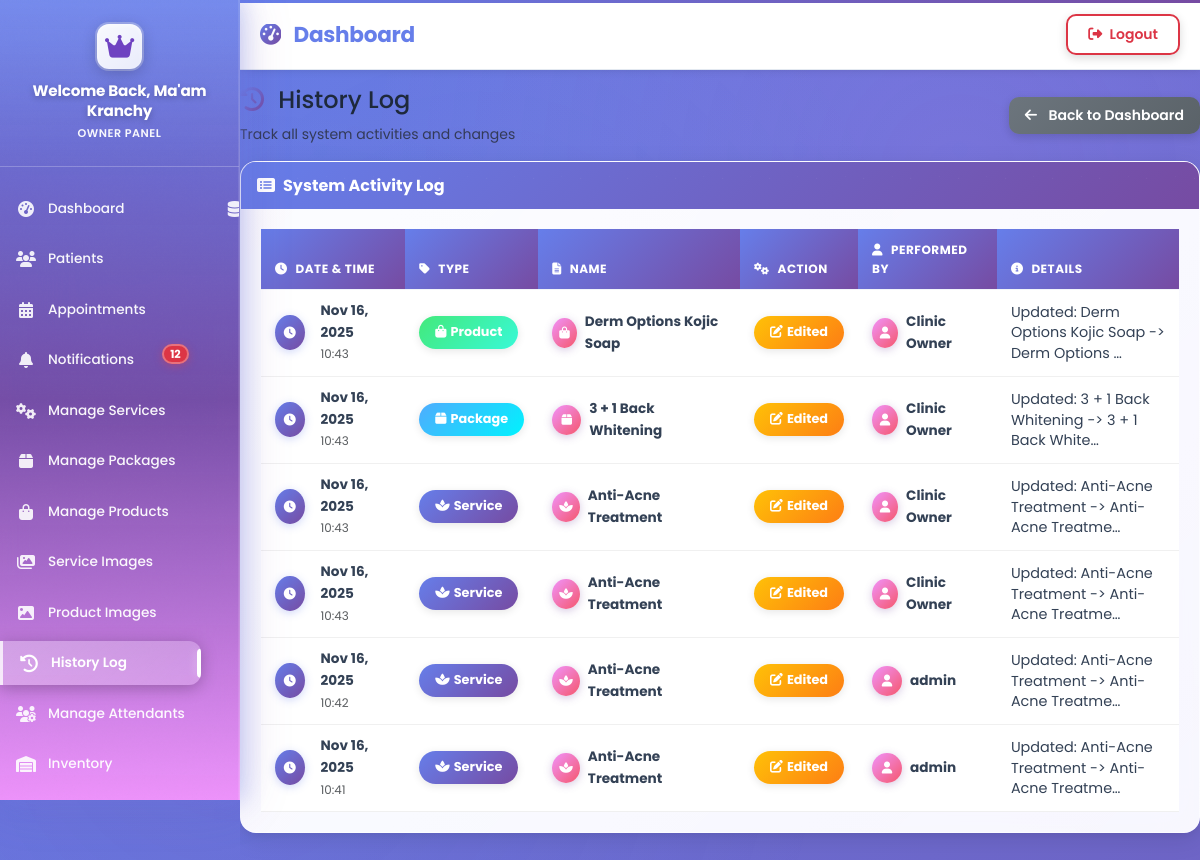
Page /owner/history-log/ (signed in) on the committed database.
### services/models.py (models this page shows, shortened)
class HistoryLog(models.Model):
    TYPE_CHOICES = [
        ('Service', 'Service'),
        ('Product', 'Product'),
        ('Package', 'Package'),
    ]
    ACTION_CHOICES = [
        ('Added', 'Added'),
        ('Edited', 'Edited'),
        ('Deleted', 'Deleted'),
        ('Availed', 'Availed'),
    ]
    datetime = models.DateTimeField(auto_now_add=True)
    type = models.CharField(max_length=10, choices=TYPE_CHOICES)
    name = models.CharField(max_length=255)
    action = models.CharField(max_length=10, choices=ACTION_CHOICES)
    performed_by = models.CharField(max_length=255)
    details = models.TextField(blank=True, null=True)
    related_id = models.IntegerField(blank=True, null=True)
    class Meta:
        db_table = 'history_log'
        ordering = ['-datetime']

### owner/views.py (the view)
# urls.py: path('history-log/', views.owner_view_history_log, name='history_log'),
@login_required(login_url='/accounts/login/owner/')
@user_passes_test(is_owner, login_url='/accounts/login/owner/')
def owner_view_history_log(request):
    from services.models import HistoryLog
    from django.db.models import Q
    from accounts.models import User, Attendant
    patient_filter = request.GET.get('patient', '')
    treatment_filter = request.GET.get('treatment', '')
    attendant_filter = request.GET.get('attendant', '')
    year_filter = request.GET.get('year', '')
    type_filter = request.GET.get('type', '')
    history_logs = HistoryLog.objects.all()
    if patient_filter:
        history_logs = history_logs.filter(
            Q(details__icontains=patient_filter) |
            Q(performed_by__icontains=patient_filter)
        )
    if treatment_filter:
        history_logs = history_logs.filter(
            Q(name__icontains=treatment_filter) |
            Q(details__icontains=treatment_filter)
        )
    if attendant_filter:
        history_logs = history_logs.filter(
            Q(details__icontains=attendant_filter) |
            Q(performed_by__icontains=attendant_filter)
        )
    if year_filter:
        history_logs = history_logs.filter(datetime__year=year_filter)
    if type_filter:
        history_logs = history_logs.filter(type=type_filter)
    history_logs = history_logs.order_by('-datetime')
    years = HistoryLog.objects.dates('datetime', 'year', order='DESC').values_list('datetime__year', flat=True).distinct()
    patients = User.objects.filter(user_type='patient').order_by('first_name', 'last_name')
    attendants = Attendant.objects.all().order_by('first_name', 'last_name')
    context = {
        'history_logs': history_logs,
        'patient_filter': patient_filter,
        'treatment_filter': treatment_filter,
        'attendant_filter': attendant_filter,
        'year_filter': year_filter,
        'type_filter': type_filter,
        'years': years,
        'patients': patients,
        'attendants': attendants,
    }
    return render(request, 'owner/history_log.html', context)

### appointments/context_processors.py (called while the page is built)
def notification_count(request):
    if request.user.is_authenticated:
        if request.user.user_type == 'admin':
            count = Notification.objects.filter(patient__isnull=True, is_read=False).count()
        elif request.user.user_type == 'owner':
            count = Notification.objects.filter(patient__isnull=True, is_read=False).count()
        elif request.user.user_type == 'attendant':
            count = Notification.objects.filter(
                (Q(patient=request.user) | Q(patient__isnull=True)),
                is_read=False
            ).count()
        else:
            count = Notification.objects.filter(patient=request.user, is_read=False).count()
    else:
        count = 0
    return {
        'notification_count': count
    }

### owner/views.py (called while the page is built)
def is_owner(user):
    return user.is_authenticated and user.user_type in ('owner', 'admin')

### templates/owner/history_log.html (shortened to what this page needs)
{% extends 'owner/base.html' %}
{% load static %}
{% block content %}
<div class="d-flex justify-content-between align-items-center mb-4">
    <div>
        <h3 class="mb-2">
            <i class="fas fa-history me-2" style="background: var(--gradient-primary); -webkit-background-clip: text; -webkit-text-fill-color: transparent; background-clip: text;"></i>
            History Log
        </h3>
        <p class="text-muted mb-0">Track all system activities and changes</p>
    </div>
    <a href="{% url 'owner:dashboard' %}" class="btn btn-secondary">
        <i class="fas fa-arrow-left me-2"></i> Back to Dashboard
    </a>
</div>
<div class="card">
    <div class="card-header">
        <h5 class="mb-0">
            <i class="fas fa-list-alt me-2"></i>System Activity Log
        </h5>
    </div>
    <div class="card-body">
        {% if history_logs %}
            <div class="table-responsive">
                <table class="table">
                    <thead>
                        <tr>
                            <th><i class="fas fa-clock me-2"></i>Date & Time</th>
                            <th><i class="fas fa-tag me-2"></i>Type</th>
                            <th><i class="fas fa-file-alt me-2"></i>Name</th>
                            <th><i class="fas fa-cogs me-2"></i>Action</th>
                            <th><i class="fas fa-user me-2"></i>Performed By</th>
                            <th><i class="fas fa-info-circle me-2"></i>Details</th>
                        </tr>
                    </thead>
                    <tbody>
                        {% for log in history_logs %}
                        <tr>
                            <td>
                                <div class="d-flex align-items-center">
                                    <div class="log-icon me-3">
                                        <i class="fas fa-clock"></i>
                                    </div>
                                    <div>
                                        <strong>{{ log.datetime|date:"M d, Y" }}</strong><br>
                                        <small class="text-muted">{{ log.datetime|date:"H:i" }}</small>
                                    </div>
                                </div>
                            </td>
                            <td>
                                <span class="type-badge type-{{ log.type|lower }}">
                                    <i class="fas fa-{% if log.type == 'Service' %}spa{% elif log.type == 'Product' %}shopping-bag{% elif log.type == 'Package' %}box{% else %}info-circle{% endif %} me-1"></i>
                                    {{ log.type }}
                                </span>
                            </td>
                            <td>
                                <div class="d-flex align-items-center">
                                    <div class="item-icon me-2">
                                        <i class="fas fa-{% if log.type == 'Service' %}spa{% elif log.type == 'Product' %}shopping-bag{% elif log.type == 'Package' %}box{% else %}file{% endif %}"></i>
                                    </div>
                                    <strong>{{ log.name }}</strong>
                                </div>
                            </td>
                            <td>
                                <span class="action-badge action-{{ log.action|lower }}">
                                    <i class="fas fa-{% if log.action == 'Added' %}plus{% elif log.action == 'Edited' %}edit{% elif log.action == 'Deleted' %}trash{% else %}info{% endif %} me-1"></i>
                                    {{ log.action }}
                                </span>
                            </td>
                            <td>
                                <div class="d-flex align-items-center">
                                    <div class="user-avatar me-2">
                                        <i class="fas fa-user"></i>
                                    </div>
                                    <strong>{{ log.performed_by }}</strong>
                                </div>
                            </td>
                            <td>
                                <div class="details-text">
                                    {{ log.details|truncatechars:50|default:"No details available" }}
                                </div>
                            </td>
                        </tr>
                        {% endfor %}
                    </tbody>
                </table>
            </div>
        {% else %}
            <div class="text-center py-5">
                <i class="fas fa-history fa-3x text-muted mb-3"></i>
                <h5 class="text-muted">No history logs found</h5>
                <p class="text-muted">System activities will appear here once they occur.</p>
            </div>
        {% endif %}
    </div>
</div>
{% endblock %}

### static/css/style.css (style rules this page uses)
:root { --primary-color: #6f42c1; --secondary-color: #bb8fce; --dark-color: #2c003e; --light-color: #f4ecf7; }
html { scroll-behavior: smooth; scroll-padding-top: 80px; }
* { scroll-behavior: smooth; }
body { scroll-behavior: smooth; -webkit-overflow-scrolling: touch; }
body { font-family: 'Poppins', sans-serif; color: #333; line-height: 1.6; padding-top: 70px; }

### static/css/owner-ui-improvements.css (style rules this page uses)
:root { --primary-gradient: linear-gradient(135deg, #667eea 0%, #764ba2 100%); --card-shadow: 0 2px 8px rgba(0, 0, 0, 0.08); --card-shadow-hover: 0 8px 20px rgba(102, 126, 234, 0.2); --border-radius: 12px; --spacing-sm: 0.75rem; --spacing-md: 1rem; --spacing-lg: 1.25rem; }
.card { border-radius: var(--border-radius); box-shadow: var(--card-shadow); border: 1px solid rgba(102, 126, 234, 0.1); margin-bottom: var(--spacing-md); transition: all 0.3s ease; }
.card-header { background: var(--primary-gradient); color: white; padding: var(--spacing-md) var(--spacing-lg); border-bottom: none; border-radius: var(--border-radius) var(--border-radius) 0 0; }
.card-header h5 { margin: 0; font-size: 1rem; font-weight: 600; }
.card-body { padding: var(--spacing-lg); }
.d-flex.justify-content-between.align-items-center.mb-4 { margin-bottom: var(--spacing-md) !important; }
.d-flex.justify-content-between.align-items-center h3 { font-size: 1.5rem; margin-bottom: 0.25rem; }
.d-flex.justify-content-between.align-items-center p { font-size: 0.875rem; margin-bottom: 0; }
.table { font-size: 0.875rem; margin-bottom: 0; }
.table thead th { background: var(--primary-gradient); color: white; padding: 0.75rem; font-size: 0.8125rem; font-weight: 600; border: none; text-transform: uppercase; letter-spacing: 0.5px; }
.table tbody td { padding: 0.75rem; vertical-align: middle; border-bottom: 1px solid #f0f0f0; }
.table tbody tr { transition: background-color 0.2s ease; }
.btn { font-size: 0.875rem; padding: 0.5rem 1rem; border-radius: 8px; font-weight: 600; transition: all 0.3s ease; border: none; }
.btn-secondary { background: linear-gradient(135deg, #6c757d 0%, #5a6268 100%); color: white; }
.mb-4 { margin-bottom: 1rem !important; }
.mb-2 { margin-bottom: 0.5rem !important; }

### templates/owner/history_log.html (style rules this page uses)
.log-icon { width: 35px; height: 35px; background: var(--gradient-primary); border-radius: 50%; display: flex; align-items: center; justify-content: center; color: white; font-size: 12px; box-shadow: 0 2px 8px rgba(102, 126, 234, 0.3); }
.item-icon { width: 30px; height: 30px; background: var(--gradient-secondary); border-radius: 50%; display: flex; align-items: center; justify-content: center; color: white; font-size: 12px; box-shadow: 0 2px 8px rgba(118, 75, 162, 0.3); }
.type-badge { padding: 0.4rem 1rem; border-radius: 20px; font-size: 0.8rem; font-weight: bold; box-shadow: 0 2px 8px rgba(0, 0, 0, 0.1); transition: all 0.3s ease; display: inline-flex; align-items: center; }
.type-service { background: linear-gradient(135deg, #667eea, #764ba2); color: white; }
.type-product { background: linear-gradient(135deg, #43e97b, #38f9d7); color: white; }
.type-package { background: linear-gradient(135deg, #4facfe, #00f2fe); color: white; }
.action-badge { padding: 0.4rem 1rem; border-radius: 20px; font-size: 0.8rem; font-weight: bold; box-shadow: 0 2px 8px rgba(0, 0, 0, 0.1); transition: all 0.3s ease; display: inline-flex; align-items: center; }
.action-edited { background: linear-gradient(135deg, #ffc107, #fd7e14); color: white; }
.details-text { max-width: 200px; word-wrap: break-word; font-size: 0.9rem; line-height: 1.4; }
.user-avatar { width: 30px; height: 30px; background: var(--gradient-secondary); border-radius: 50%; display: flex; align-items: center; justify-content: center; color: white; font-size: 12px; box-shadow: 0 2px 8px rgba(118, 75, 162, 0.3); }

### rows in the picture
HistoryLog: datetime "Nov 16, 2025", datetime "10:43", type "Product", name "Derm Options Kojic Soap", action "Edited", performed_by "Clinic Owner", details "Updated: Derm Options Kojic Soap -> Derm Options …"
HistoryLog: datetime "Nov 16, 2025", datetime "10:43", type "Package", name "3 + 1 Back Whitening", action "Edited", performed_by "Clinic Owner", details "Updated: 3 + 1 Back Whitening -> 3 + 1 Back White…"
HistoryLog: datetime "Nov 16, 2025", datetime "10:43", type "Service", name "Anti-Acne Treatment", action "Edited", performed_by "Clinic Owner", details "Updated: Anti-Acne Treatment -> Anti-Acne Treatme…"
HistoryLog: datetime "Nov 16, 2025", datetime "10:43", type "Service", name "Anti-Acne Treatment", action "Edited", performed_by "Clinic Owner", details "Updated: Anti-Acne Treatment -> Anti-Acne Treatme…"
HistoryLog: datetime "Nov 16, 2025", datetime "10:42", type "Service", name "Anti-Acne Treatment", action "Edited", performed_by "admin", details "Updated: Anti-Acne Treatment -> Anti-Acne Treatme…"
HistoryLog: datetime "Nov 16, 2025", datetime "10:41", type "Service", name "Anti-Acne Treatment", action "Edited", performed_by "admin", details "Updated: Anti-Acne Treatment -> Anti-Acne Treatme…"

### other values in the picture
{{ notification_count }} "12"
